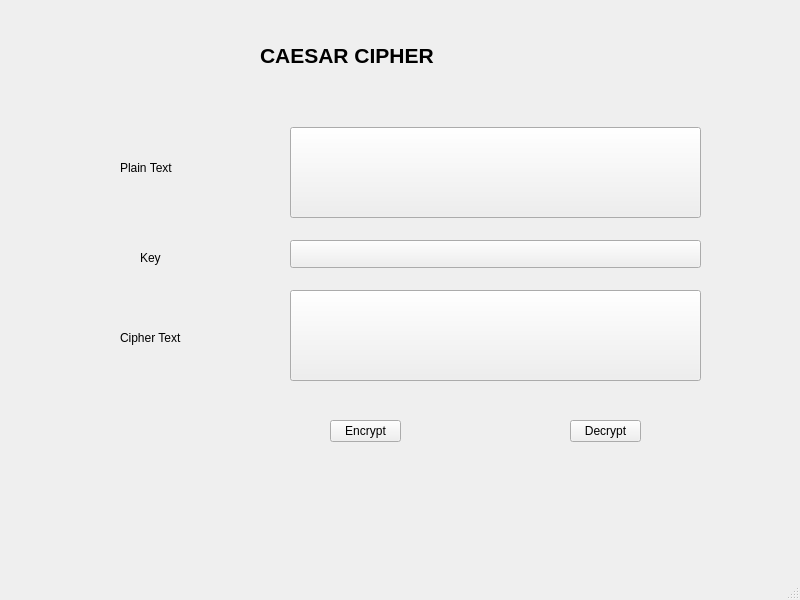
<?xml version="1.0" encoding="UTF-8"?>
<ui version="4.0">
 <class>MainWindow</class>
 <widget class="QMainWindow" name="MainWindow">
  <property name="geometry">
   <rect>
    <x>0</x>
    <y>0</y>
    <width>800</width>
    <height>600</height>
   </rect>
  </property>
  <property name="windowTitle">
   <string>MainWindow</string>
  </property>
  <widget class="QWidget" name="centralwidget">
   <widget class="QLabel" name="label">
    <property name="geometry">
     <rect>
      <x>260</x>
      <y>40</y>
      <width>251</width>
      <height>31</height>
     </rect>
    </property>
    <property name="font">
     <font>
      <pointsize>16</pointsize>
      <weight>75</weight>
      <bold>true</bold>
     </font>
    </property>
    <property name="text">
     <string>CAESAR CIPHER</string>
    </property>
   </widget>
   <widget class="QPushButton" name="btn_encrypt">
    <property name="geometry">
     <rect>
      <x>290</x>
      <y>127</y>
      <width>411</width>
      <height>91</height>
     </rect>
    </property>
    <property name="text">
     <string/>
    </property>
   </widget>
   <widget class="QPushButton" name="btn_key">
    <property name="geometry">
     <rect>
      <x>290</x>
      <y>240</y>
      <width>411</width>
      <height>28</height>
     </rect>
    </property>
    <property name="text">
     <string/>
    </property>
   </widget>
   <widget class="QPushButton" name="btn_decrypt">
    <property name="geometry">
     <rect>
      <x>290</x>
      <y>290</y>
      <width>411</width>
      <height>91</height>
     </rect>
    </property>
    <property name="text">
     <string/>
    </property>
   </widget>
   <widget class="QLabel" name="label_2">
    <property name="geometry">
     <rect>
      <x>120</x>
      <y>160</y>
      <width>55</width>
      <height>16</height>
     </rect>
    </property>
    <property name="text">
     <string>Plain Text</string>
    </property>
   </widget>
   <widget class="QLabel" name="label_3">
    <property name="geometry">
     <rect>
      <x>140</x>
      <y>250</y>
      <width>55</width>
      <height>16</height>
     </rect>
    </property>
    <property name="text">
     <string>Key</string>
    </property>
   </widget>
   <widget class="QLabel" name="label_4">
    <property name="geometry">
     <rect>
      <x>120</x>
      <y>330</y>
      <width>71</width>
      <height>16</height>
     </rect>
    </property>
    <property name="text">
     <string>Cipher Text</string>
    </property>
   </widget>
   <widget class="QToolButton" name="toolButton">
    <property name="geometry">
     <rect>
      <x>330</x>
      <y>420</y>
      <width>71</width>
      <height>22</height>
     </rect>
    </property>
    <property name="text">
     <string>Encrypt</string>
    </property>
   </widget>
   <widget class="QToolButton" name="toolButton_2">
    <property name="geometry">
     <rect>
      <x>570</x>
      <y>420</y>
      <width>71</width>
      <height>22</height>
     </rect>
    </property>
    <property name="text">
     <string>Decrypt</string>
    </property>
   </widget>
  </widget>
  <widget class="QMenuBar" name="menubar">
   <property name="geometry">
    <rect>
     <x>0</x>
     <y>0</y>
     <width>800</width>
     <height>26</height>
    </rect>
   </property>
  </widget>
  <widget class="QStatusBar" name="statusbar"/>
 </widget>
 <resources/>
 <connections/>
</ui>
